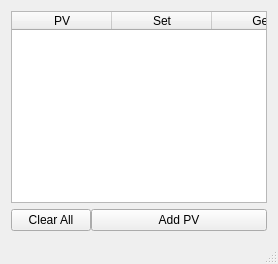
<?xml version="1.0" encoding="UTF-8"?>
<ui version="4.0">
 <class>QEpicsPvApp</class>
 <widget class="QMainWindow" name="QEpicsPvApp">
  <property name="windowTitle">
   <string>QEpicsPvapp</string>
  </property>
  <widget class="QWidget" name="centralWidget">
   <layout class="QVBoxLayout" name="verticalLayout">
    <item>
     <widget class="QTableWidget" name="table">
      <property name="sizePolicy">
       <sizepolicy hsizetype="Minimum" vsizetype="Expanding">
        <horstretch>0</horstretch>
        <verstretch>0</verstretch>
       </sizepolicy>
      </property>
      <property name="lineWidth">
       <number>0</number>
      </property>
      <property name="horizontalScrollBarPolicy">
       <enum>Qt::ScrollBarAlwaysOff</enum>
      </property>
      <property name="editTriggers">
       <set>QAbstractItemView::NoEditTriggers</set>
      </property>
      <property name="alternatingRowColors">
       <bool>true</bool>
      </property>
      <property name="selectionMode">
       <enum>QAbstractItemView::NoSelection</enum>
      </property>
      <property name="showGrid">
       <bool>false</bool>
      </property>
      <column>
       <property name="text">
        <string>PV</string>
       </property>
      </column>
      <column>
       <property name="text">
        <string>Set</string>
       </property>
      </column>
      <column>
       <property name="text">
        <string>Get</string>
       </property>
      </column>
     </widget>
    </item>
    <item>
     <widget class="QWidget" name="manipulate" native="true">
      <property name="sizePolicy">
       <sizepolicy hsizetype="Minimum" vsizetype="Preferred">
        <horstretch>0</horstretch>
        <verstretch>0</verstretch>
       </sizepolicy>
      </property>
      <layout class="QHBoxLayout" name="horizontalLayout_2">
       <property name="spacing">
        <number>0</number>
       </property>
       <property name="margin">
        <number>0</number>
       </property>
       <item>
        <widget class="QPushButton" name="clear">
         <property name="text">
          <string>Clear All</string>
         </property>
        </widget>
       </item>
       <item>
        <widget class="QPushButton" name="add">
         <property name="sizePolicy">
          <sizepolicy hsizetype="Minimum" vsizetype="Fixed">
           <horstretch>1</horstretch>
           <verstretch>0</verstretch>
          </sizepolicy>
         </property>
         <property name="toolTip">
          <string>Add motor to the interface</string>
         </property>
         <property name="text">
          <string>Add PV</string>
         </property>
        </widget>
       </item>
      </layout>
     </widget>
    </item>
   </layout>
  </widget>
  <widget class="QStatusBar" name="statusBar"/>
 </widget>
 <layoutdefault spacing="6" margin="11"/>
 <resources/>
 <connections/>
</ui>
